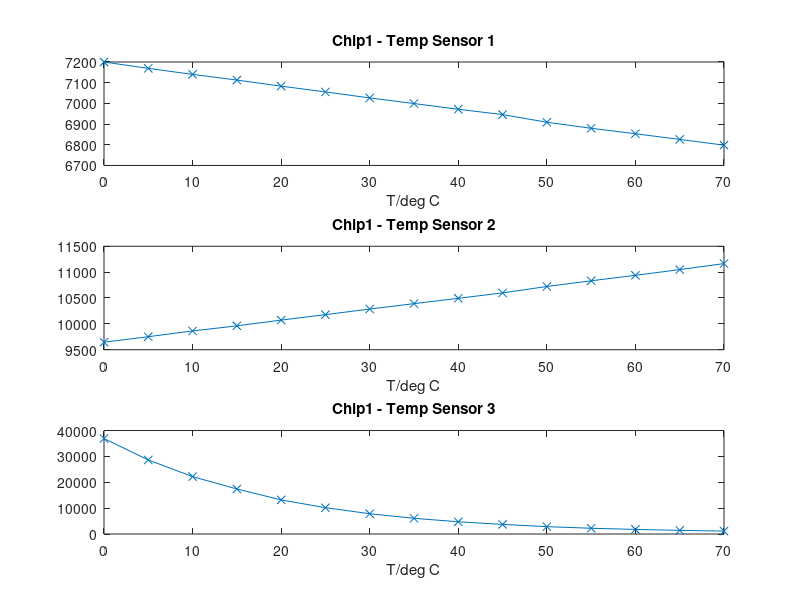
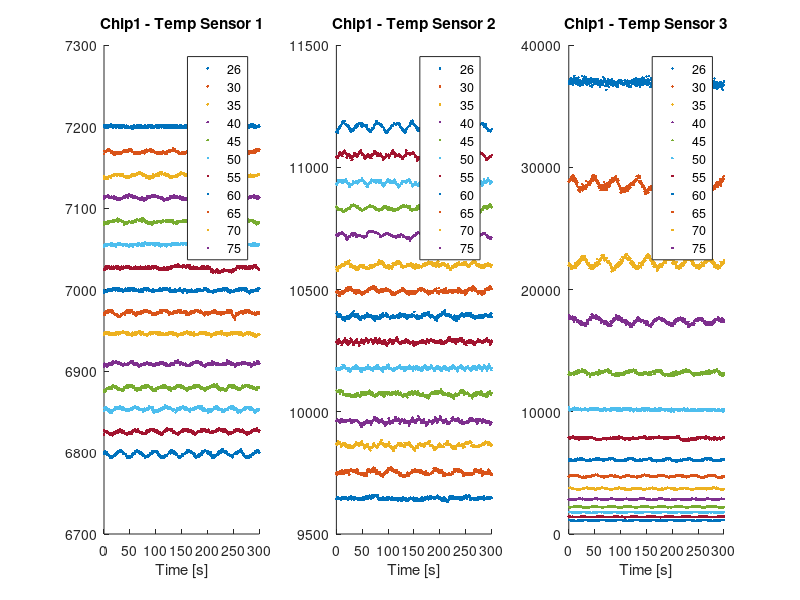
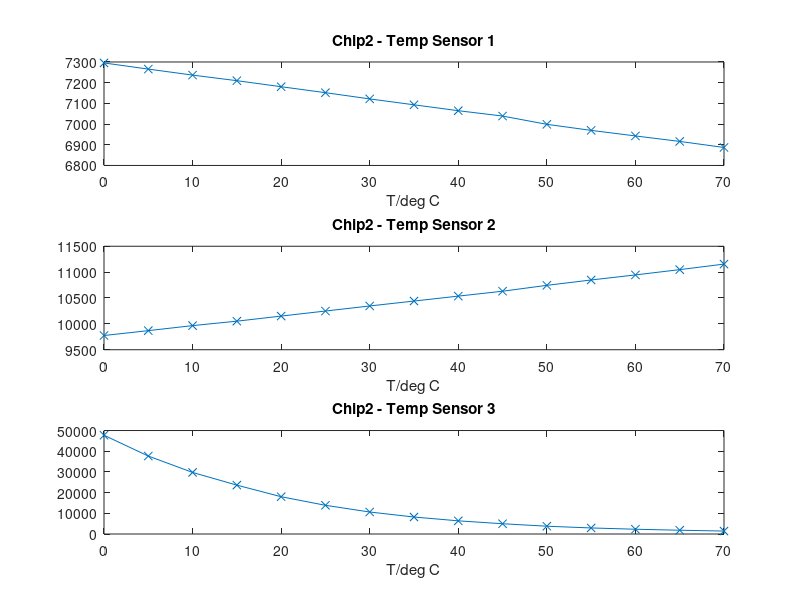
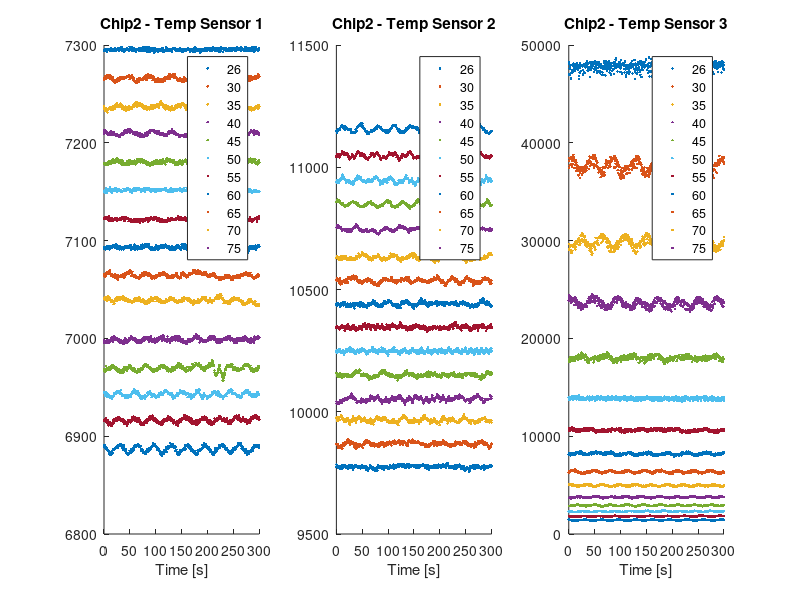

Write the MATLAB code that produced these figures, in order.
load data

for chip=1:4
    figure;
    subplot(3,1,1);
    plot(data.temps, mean(data.chip(chip).temp1, 1), 'x-');
    title(['Chip' num2str(chip) ' - Temp Sensor 1']);
    xlabel('T/deg C');

    subplot(3,1,2);
    plot(data.temps, mean(data.chip(chip).temp2, 1), 'x-');
    title(['Chip' num2str(chip) ' - Temp Sensor 2']);
    xlabel('T/deg C');

    subplot(3,1,3);
    plot(data.temps, mean(data.chip(chip).temp3, 1), 'x-');
    title(['Chip' num2str(chip) ' - Temp Sensor 3']);
    xlabel('T/deg C');

    figure;
    subplot(1,3,1);
    hold all
    for i=1:size(data.chip(chip).temp1,2)
        plot(0:0.5:300, data.chip(chip).temp1(:,i), '.');
    end
    legend('26','30', '35', '40', '45', '50', '55', '60', '65', '70', '75');
    xlim([0 300]);
    title(['Chip' num2str(chip) ' - Temp Sensor 1']);
    xlabel('Time [s]');
    hold off

    subplot(1,3,2);
    hold all
    for i=1:size(data.chip(chip).temp2,2)
        plot(0:0.5:300, data.chip(chip).temp2(:,i), '.');
    end
    legend('26','30', '35', '40', '45', '50', '55', '60', '65', '70', '75');
    xlim([0 300]);
    title(['Chip' num2str(chip) ' - Temp Sensor 2']);
    xlabel('Time [s]');
    hold off

    subplot(1,3,3);
    hold all
    for i=1:size(data.chip(chip).temp3,2)
        plot(0:0.5:300, data.chip(chip).temp3(:,i), '.');
    end
    legend('26','30', '35', '40', '45', '50', '55', '60', '65', '70', '75');
    xlim([0 300]);
    title(['Chip' num2str(chip) ' - Temp Sensor 3']);
    xlabel('Time [s]');
    hold off

end
